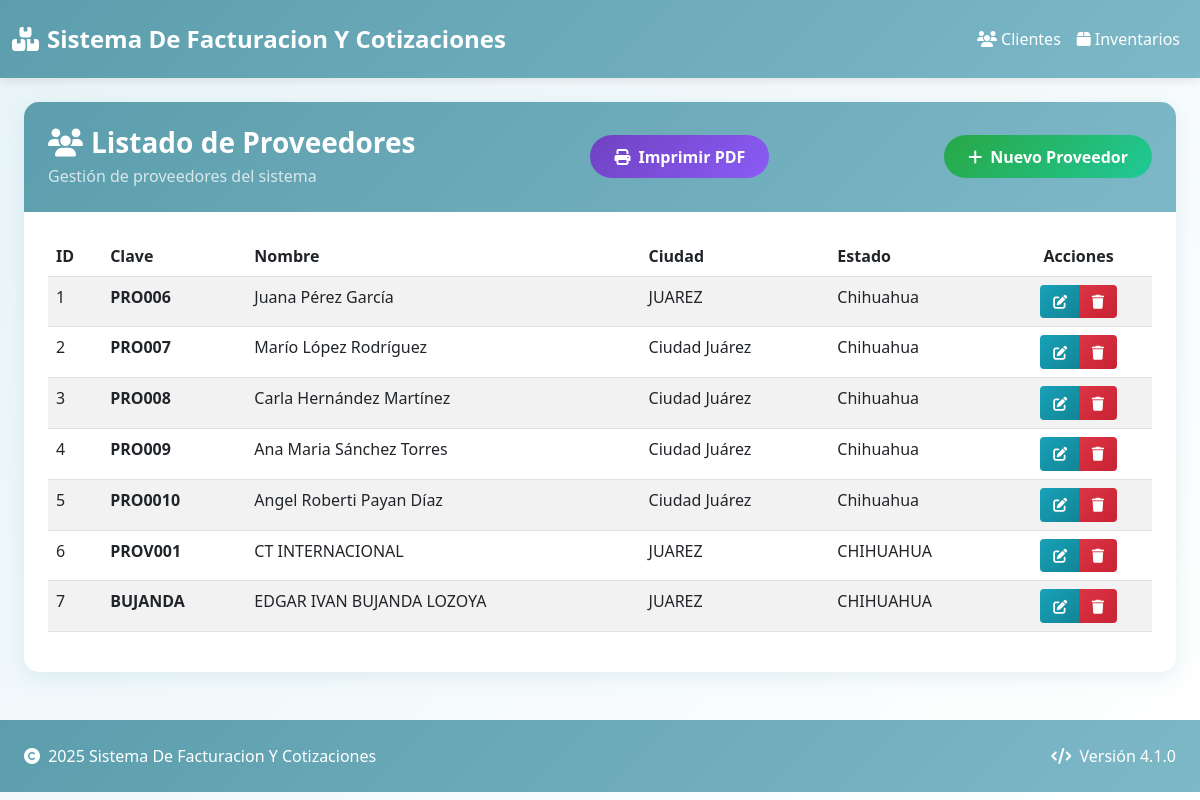
/proveedores, run on the app's committed database.
### tables this page shows
CREATE TABLE `proveedores` (
  `proveedoresid` bigint(20) NOT NULL AUTO_INCREMENT,
  `claveproveedor` varchar(45) NOT NULL,
  `nombreproveedor` varchar(245) NOT NULL,
  `direccion` varchar(145) DEFAULT NULL,
  `exterior` varchar(45) DEFAULT NULL,
  `interior` varchar(45) DEFAULT NULL,
  `colonia` varchar(145) DEFAULT NULL,
  `ciudad` varchar(45) DEFAULT NULL,
  `estado` varchar(45) DEFAULT NULL,
  `fecha_creacion` date NOT NULL DEFAULT '1990-01-01',
  `fecha_actualizacion` date NOT NULL DEFAULT '1990-01-01',
  PRIMARY KEY (`proveedoresid`),
  UNIQUE KEY `claveproveedor` (`claveproveedor`),
  KEY `idx_claveproveedor` (`claveproveedor`),
  KEY `idx_nombreproveedor` (`nombreproveedor`),
  KEY `idx_ciudad` (`ciudad`)
);

### controllers/ProveedoresController.php (called while the page is built, shortened)
<?php
class ProveedoresController extends Controller {
    private $proveedorModel;
    public function __construct() {
        $this->proveedorModel = $this->loadModel('Proveedor');
    }
    public function index() {
        $proveedores = $this->proveedorModel->getAll();
        $datos = [
            'titulo' => 'Listado de Proveedores',
            'proveedores' => $proveedores
        ];
        $this->loadView('proveedores/index', $datos);
    }
}
?>

### bootstrap.php (called while the page is built, shortened)
<?php
$url = isset($_GET['url']) ? $_GET['url'] : '';
$url = rtrim($url, '/');
$url = filter_var($url, FILTER_SANITIZE_URL);
$url = explode('/', $url);
$controllerName = !empty($url[0]) ? ucfirst($url[0]) . 'Controller' : DEFAULT_CONTROLLER;
$controllerFile = CONTROLLERS_PATH . $controllerName . '.php';
if (file_exists($controllerFile)) {
    $controller = new $controllerName();
} else {
    die("Error 404: Controlador '{$controllerName}' no encontrado");
}
$method = !empty($url[1]) ? $url[1] : DEFAULT_METHOD;
$params = $url ? array_slice($url, 2) : [];
call_user_func_array([$controller, $method], $params);
?>

### config/database.php (called while the page is built, shortened)
<?php
class Database {
    private $host = "localhost";
    private $port = "3309";
    private $database = "sistema_mvc";
    private $username = "root";
    private $password = "Shapes0926";
    private $charset = "utf8mb4";
    private $conexion;
    private function conectar() {
        try {
            $dsn = "mysql:host={$this->host};port={$this->port};dbname={$this->database};charset={$this->charset}";
            $opciones = [
                PDO::ATTR_ERRMODE            => PDO::ERRMODE_EXCEPTION,
                PDO::ATTR_DEFAULT_FETCH_MODE => PDO::FETCH_ASSOC,
                PDO::ATTR_EMULATE_PREPARES   => false,
            ];
            $this->conexion = new PDO($dsn, $this->username, $this->password, $opciones);
        } catch (PDOException $e) {
            die("Error de conexión: " . $e->getMessage());
        }
    }
    public function getConexion() {
        return $this->conexion;
    }
}
?>

### core/Model.php (called while the page is built, shortened)
<?php
class Model {
    protected $db;
    protected $tabla;
    public function __construct() {
        $database = new Database();
        $this->db = $database->getConexion();
    }
    public function getAll() {
        try {
            $sql = "SELECT * FROM {$this->tabla}";
            $stmt = $this->db->prepare($sql);
            $stmt->execute();
            return $stmt->fetchAll();
        } catch (PDOException $e) {
            error_log("Error en getAll(): " . $e->getMessage());
            return [];
        }
    }
}
?>

### models/Proveedor.php (called while the page is built, shortened)
<?php
class Proveedor extends Model {
    public function __construct() {
        $this->tabla = 'proveedores';
    }
}
?>

### views/proveedores/index.php (the view, shortened to what this page needs)
<?php
require_once VIEWS_PATH . 'layout/header.php';
?>
<div class="card card-custom">
    <div class="card-header">
        <div class="d-flex justify-content-between align-items-center flex-wrap gap-3">
            <div>
                <h3 class="mb-1"><i class="fas fa-users me-2"></i><?php echo $titulo; ?></h3>
                <p class="mb-0 opacity-75">Gestión de proveedores del sistema</p>
            </div>
            <a href="<?php echo BASE_URL; ?>proveedores/imprimir"
                   target="_blank"
                   class="btn btn-imprimir">
                    <i class="fas fa-print me-2"></i>Imprimir PDF
                </a>
            <a href="<?php echo BASE_URL; ?>proveedores/crear" class="btn btn-crear">
                <i class="fas fa-plus me-2"></i>Nuevo Proveedor
            </a>
        </div>
    </div>
    <div class="card-body p-4">
        <div class="table-responsive">
            <table id="tablaProveedores" class="table table-striped table-hover" style="width:100%">
                <thead>
                    <tr>
                        <th>ID</th>
                        <th>Clave</th>
                        <th>Nombre</th>
                        <th>Ciudad</th>
                        <th>Estado</th>
                        <th class="text-center">Acciones</th>
                    </tr>
                </thead>
                <tbody>
                    <?php foreach ($proveedores as $proveedor): ?>
                    <tr>
                        <td><?php echo $proveedor['proveedoresid']; ?></td>
                        <td><strong><?php echo htmlspecialchars($proveedor['claveproveedor']); ?></strong></td>
                        <td><?php echo htmlspecialchars($proveedor['nombreproveedor']); ?></td>
                        <td><?php echo htmlspecialchars($proveedor['ciudad']); ?></td>
                        <td><?php echo htmlspecialchars($proveedor['estado']); ?></td>
                        <td class="text-center">
                            <div class="btn-group" role="group">
                                <a href="<?php echo BASE_URL; ?>proveedores/editar/<?php echo $proveedor['proveedoresid']; ?>"
                                   class="btn btn-sm btn-editar"
                                   title="Editar">
                                    <i class="fas fa-edit"></i>
                                </a>
                                <button type="button"
                                        class="btn btn-sm btn-eliminar"
                                        data-id="<?php echo $proveedor['proveedoresid']; ?>"
                                        data-nombre="<?php echo htmlspecialchars($proveedor['nombreproveedor']); ?>"
                                        title="Eliminar">
                                    <i class="fas fa-trash"></i>
                                </button>
                            </div>
                        </td>
                    </tr>
                    <?php endforeach; ?>
                </tbody>
            </table>
        </div>
    </div>
</div>
<?php
require_once VIEWS_PATH . 'layout/footer.php';
?>

### public/css/styles.css (style rules this page uses)
:root { --azul-principal: #5c9ead; --azul-oscuro: #4a7c89; --azul-claro: #7db8c7; --azul-muy-claro: #e8f4f8; --blanco: #ffffff; --gris-claro: #f8f9fa; --gris-medio: #6c757d; --texto-oscuro: #2c3e50; --exito: #28a745; --peligro: #dc3545; --advertencia: #ffc107; }
body { background: linear-gradient(135deg, var(--azul-muy-claro) 0%, var(--blanco) 100%); min-height: 100vh; font-family: 'Segoe UI', Tahoma, Geneva, Verdana, sans-serif; color: var(--texto-oscuro); }
.card-custom { border-radius: 15px; box-shadow: 0 5px 20px rgba(92, 158, 173, 0.15); border: none; margin-bottom: 2rem; }
.card-custom .card-header { background: linear-gradient(135deg, var(--azul-principal), var(--azul-claro)); color: var(--blanco); border-radius: 15px 15px 0 0 !important; padding: 1.5rem; border: none; }
.card-custom .card-header h3 { margin: 0; font-weight: 600; }
.card-custom .card-body { padding: 2rem; }
.btn-crear { background: linear-gradient(135deg, var(--exito), #20c997); color: var(--blanco); border: none; padding: 0.6rem 1.5rem; border-radius: 25px; font-weight: 600; transition: all 0.3s ease; }
.btn-imprimir { background: linear-gradient(135deg, #6f42c1, #8b5cf6); color: var(--blanco); border: none; padding: 0.6rem 1.5rem; border-radius: 25px; font-weight: 600; transition: all 0.3s ease; }
.btn-editar { background: linear-gradient(135deg, #17a2b8, #138496); color: var(--blanco); border: none; padding: 0.4rem 0.8rem; transition: all 0.3s ease; }
.btn-eliminar { background: linear-gradient(135deg, var(--peligro), #c82333); color: var(--blanco); border: none; padding: 0.4rem 0.8rem; transition: all 0.3s ease; }

### data on the page
proveedores: proveedoresid "1", claveproveedor "PRO006", nombreproveedor "Juana Pérez García", ciudad "JUAREZ", estado "Chihuahua"
proveedores: proveedoresid "2", claveproveedor "PRO007", nombreproveedor "Marío López Rodríguez", ciudad "Ciudad Juárez", estado "Chihuahua"
proveedores: proveedoresid "3", claveproveedor "PRO008", nombreproveedor "Carla Hernández Martínez", ciudad "Ciudad Juárez", estado "Chihuahua"
proveedores: proveedoresid "4", claveproveedor "PRO009", nombreproveedor "Ana Maria Sánchez Torres", ciudad "Ciudad Juárez", estado "Chihuahua"
proveedores: proveedoresid "5", claveproveedor "PRO0010", nombreproveedor "Angel Roberti Payan Díaz", ciudad "Ciudad Juárez", estado "Chihuahua"
proveedores: proveedoresid "6", claveproveedor "PROV001", nombreproveedor "CT INTERNACIONAL", ciudad "JUAREZ", estado "CHIHUAHUA"
proveedores: proveedoresid "7", claveproveedor "BUJANDA", nombreproveedor "EDGAR IVAN BUJANDA LOZOYA", ciudad "JUAREZ", estado "CHIHUAHUA"

### other printed values
SYSTEM_NAME "Sistema De Facturacion Y Cotizaciones"
$titulo "Listado de Proveedores"
SYSTEM_VERSION "4.1.0"
